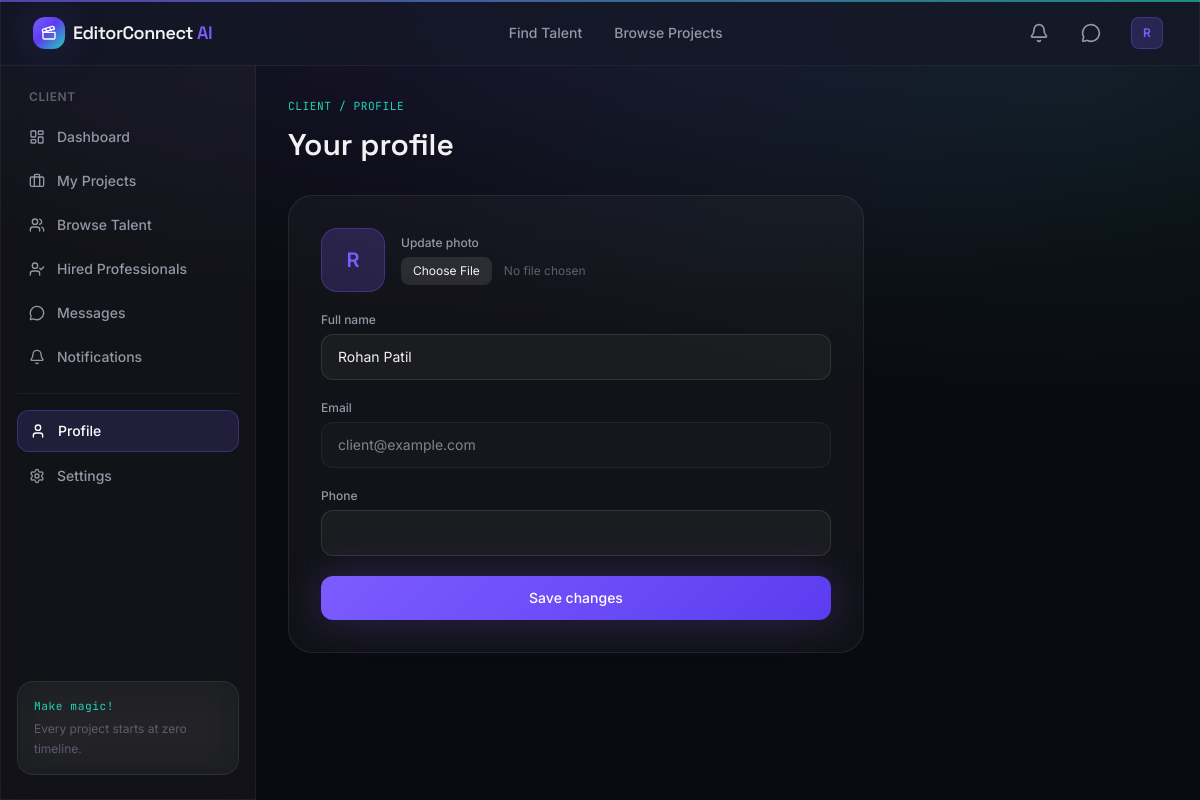
The page /client/profile (signed in) on the database its author committed.
### models/user.py (models this page shows, shortened)
class User(UserMixin, db.Model):
    __tablename__ = "users"
    id = db.Column(db.Integer, primary_key=True)
    name = db.Column(db.String(120), nullable=False)
    email = db.Column(db.String(150), unique=True, nullable=False, index=True)
    phone = db.Column(db.String(30))
    password_hash = db.Column(db.String(255), nullable=False)
    role = db.Column(db.String(20), nullable=False, default="client")
    is_active_account = db.Column(db.Boolean, default=True)
    is_verified = db.Column(db.Boolean, default=False)
    dark_mode = db.Column(db.Boolean, default=True)
    avatar = db.Column(db.String(255), default="default-avatar.png")
    created_at = db.Column(db.DateTime, default=lambda: datetime.now(timezone.utc))
    professional_profile = db.relationship(
        "Professional", backref="user", uselist=False, cascade="all, delete-orphan"
    )
    projects = db.relationship(
        "Project", backref="client", lazy="dynamic", cascade="all, delete-orphan",
        foreign_keys="Project.client_id"
    )
    notifications = db.relationship(
        "Notification", backref="user", lazy="dynamic", cascade="all, delete-orphan"
    )
    @property
    def is_client(self):
        return self.role == "client"
    def unread_notification_count(self):
        return self.notifications.filter_by(is_read=False).count()

### routes/client.py (the view, shortened to what this page needs)
@client_bp.route("/client/profile", methods=["GET", "POST"])
@login_required
@client_required
def profile():
    return render_template("client/profile.html")

### models/user.py (called while the page is built)
@login_manager.user_loader
def load_user(user_id):
    return User.query.get(int(user_id))

### routes/client.py (called while the page is built)
def client_required(f):
    @wraps(f)
    def wrapped(*args, **kwargs):
        if not current_user.is_authenticated or not current_user.is_client:
            flash("This area is for client accounts only.", "error")
            return redirect(url_for("main.index"))
        return f(*args, **kwargs)
    return wrapped

### templates/client/profile.html (shortened to what this page needs)
{% extends "base.html" %}
{% block content %}
<p class="timecode mb-3">CLIENT / PROFILE</p>
<h1 class="font-display text-3xl font-semibold mb-8">Your profile</h1>
<div class="max-w-xl">
  <form method="POST" enctype="multipart/form-data" class="glass rounded-3xl p-8 space-y-5">
    <div class="flex items-center gap-4 mb-2">
      <div class="w-16 h-16 rounded-2xl bg-violet-glow/20 border border-violet-glow/30 flex items-center justify-center text-xl font-semibold text-violet-glow">
        {{ current_user.name[0]|upper }}
      </div>
      <div>
        <label class="block text-xs font-medium text-ink-muted mb-1.5">Update photo</label>
        <input type="file" name="avatar" accept="image/*" class="text-xs text-ink-faint file:mr-3 file:py-1.5 file:px-3 file:rounded-lg file:border-0 file:bg-white/10 file:text-ink file:text-xs">
      </div>
    </div>
    <div>
      <label class="block text-xs font-medium text-ink-muted mb-1.5">Full name</label>
      <input type="text" name="name" value="{{ current_user.name }}" class="w-full input-glass rounded-xl px-4 py-3 text-sm outline-none">
    </div>
    <div>
      <label class="block text-xs font-medium text-ink-muted mb-1.5">Email</label>
      <input type="email" value="{{ current_user.email }}" disabled class="w-full input-glass rounded-xl px-4 py-3 text-sm outline-none opacity-50 cursor-not-allowed">
    </div>
    <div>
      <label class="block text-xs font-medium text-ink-muted mb-1.5">Phone</label>
      <input type="tel" name="phone" value="{{ current_user.phone or '' }}" class="w-full input-glass rounded-xl px-4 py-3 text-sm outline-none">
    </div>
    <button type="submit" class="w-full py-3 rounded-xl btn-gradient text-white text-sm font-medium shadow-glow">Save changes</button>
  </form>
</div>
{% endblock %}

### templates/partials/navbar.html (shortened to what this page needs)
<nav class="sticky top-0 z-40 glass-strong border-b border-white/5">
  <div class="max-w-7xl mx-auto px-4 sm:px-6 lg:px-8">
    <div class="flex items-center justify-between h-16">
      <a href="{{ url_for('main.index') }}" class="flex items-center gap-2 group">
        <div class="w-8 h-8 rounded-xl bg-grade-gradient flex items-center justify-center shadow-glow">
          <i data-lucide="clapperboard" class="w-4 h-4 text-white"></i>
        </div>
        <span class="font-display font-semibold text-lg tracking-tight">EditorConnect <span class="text-violet-glow">AI</span></span>
      </a>
      <div class="hidden md:flex items-center gap-8 text-sm font-medium text-ink-muted">
        <a href="{{ url_for('main.professionals') }}" class="hover:text-ink transition-colors">Find Talent</a>
        <a href="{{ url_for('main.projects') }}" class="hover:text-ink transition-colors">Browse Projects</a>
      </div>
      <div class="flex items-center gap-3">
        {% if current_user.is_authenticated %}
          <a href="{{ url_for('notifications.index') }}" class="relative w-10 h-10 rounded-xl flex items-center justify-center hover:bg-white/5 transition-colors">
            <i data-lucide="bell" class="w-5 h-5 text-ink-muted"></i>
          </a>
          <a href="{{ url_for('messages.conversations') }}" class="w-10 h-10 rounded-xl flex items-center justify-center hover:bg-white/5 transition-colors">
            <i data-lucide="message-circle" class="w-5 h-5 text-ink-muted"></i>
          </a>
          <div class="relative group">
            <button class="flex items-center gap-2 pl-2 pr-1 py-1 rounded-xl hover:bg-white/5 transition-colors">
              <div class="w-8 h-8 rounded-lg bg-violet-glow/20 border border-violet-glow/30 flex items-center justify-center text-xs font-semibold text-violet-glow">
                {{ current_user.name[0]|upper }}
              </div>
            </button>
          </div>
        {% else %}
          <a href="{{ url_for('auth.login') }}" class="px-4 py-2 text-sm font-medium text-ink-muted hover:text-ink transition-colors">Log in</a>
          <a href="{{ url_for('auth.register') }}" class="px-4 py-2 text-sm font-medium rounded-xl btn-gradient text-white shadow-glow">Get Started</a>
        {% endif %}
      </div>
    </div>
  </div>
</nav>

### static/css/style.css (style rules this page uses)
body { background-image: radial-gradient(ellipse 80% 50% at 50% -10%, rgba(124,92,255,0.15), transparent), radial-gradient(ellipse 60% 40% at 90% 10%, rgba(34,211,184,0.08), transparent); background-attachment: fixed; }
.glass { background: rgba(255,255,255,0.035); backdrop-filter: blur(20px); -webkit-backdrop-filter: blur(20px); border: 1px solid rgba(255,255,255,0.08); }
.glass-strong { background: rgba(21,24,39,0.75); backdrop-filter: blur(24px); -webkit-backdrop-filter: blur(24px); border: 1px solid rgba(255,255,255,0.1); }
.btn-gradient { background-image: linear-gradient(135deg, #7C5CFF 0%, #5B3DF0 100%); transition: filter 0.2s ease, transform 0.2s ease; }
.timecode { font-family: 'JetBrains Mono', monospace; letter-spacing: 0.05em; color: #22D3B8; font-size: 0.7rem; }
a, button { outline-color: #7C5CFF; }
.input-glass { background: rgba(255,255,255,0.04); border: 1px solid rgba(255,255,255,0.1); }

### rows shown on the page
User: name "R", name "Rohan Patil", email "client@example.com"

### other values the page prints
{{ label }} "Dashboard My Projects Browse Talent Hired Professionals Messages Notifications Profile Settings"
